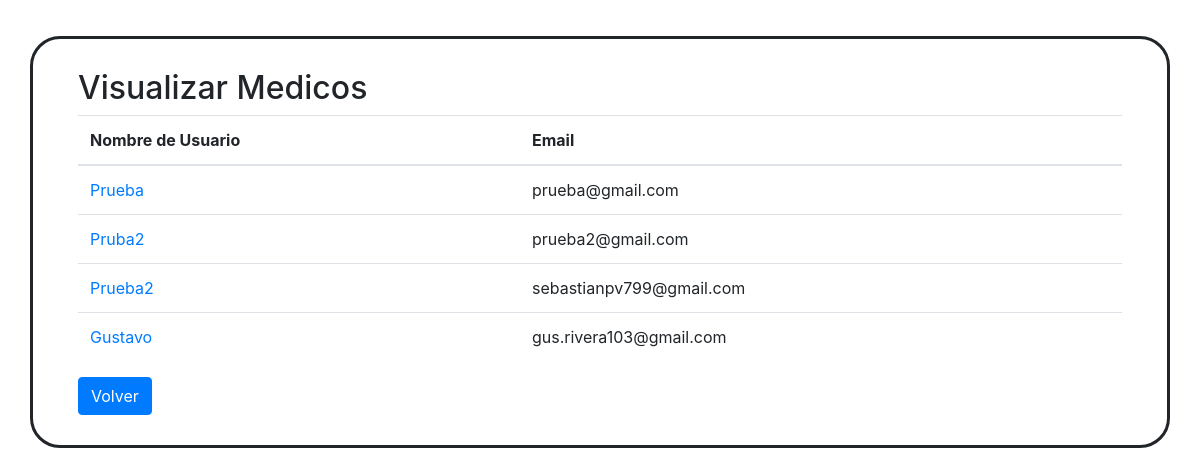
Screenshot of /Proyecto/listarMedicos.php (signed in) with the database file from the repository.
### tables this page shows
CREATE TABLE `usuarios` (
  `UserID` int(11) NOT NULL,
  `NombreUsuario` char(30) NOT NULL,
  `Rol` char(30) NOT NULL,
  `Email` char(30) NOT NULL,
  `Contraseña` char(200) NOT NULL
);

### htdocs/Proyecto/utils.php (called while the page is built, shortened)
<?php
    include_once 'model.php';
    function obtenerMedicos()
    {
        $con = mysqli_connect(HOST_DB,USUARIO_DB,USUARIO_PASS,NOMBRE_DB);
        $sql = "SELECT * FROM Usuarios WHERE Rol = 'medico'";
        $resultado = mysqli_query($con, $sql);
        $medicos=array();
        $i = 0;
        while($fila = mysqli_fetch_array($resultado))
        {
            $medico = new Usuario($fila['UserID'],$fila['NombreUsuario'],$fila['Email'], null, null);
            $medicos[$i] = $medico;
            $i += 1;
        }
        return $medicos;
    }
?>

### htdocs/Proyecto/model.php (called while the page is built, shortened)
<?php
    class Usuario
    {
        function __construct($id,$nombre, $correo, $contraseña,$rol)
        {
            $this->id = $id;
            $this->nombreUsuario = $nombre;
            $this->email = $correo;
        }
    }
?>

### htdocs/Proyecto/listarMedicos.php (the view, shortened to what this page needs)
<?php
    include_once 'utils.php';
    include_once 'model.php';
    $error = false;
    if($error == false)
    {
        $medicos = obtenerMedicos();
    }
?>
<!DOCTYPE html>
<html>
    <head>
        <link rel="stylesheet" href="https://stackpath.bootstrapcdn.com/bootstrap/4.5.0/css/bootstrap.min.css">
    </head>
    <body>
        <div class="container" style="border-radius: 30px;border: solid;padding: 30px;margin-top: 3%;">
            <div class="container">
                <h2>Visualizar Medicos</h2>
            </div>
            <div class="container">
                <table class="table">
                    <thead>
                        <tr>
                            <th scope="col">Nombre de Usuario</th>
                            <th scope="col">Email</th>
                        </tr>
                    </thead>
                    <tbody>
                        <?php
                            $cadena = "";
                            foreach($medicos as $m)
                            {
                                $cadena.="<tr>";
                                $cadena .= "<td><a href='perfil.php?id=".$m->id."'>".$m->nombreUsuario."</a></td>";
                                $cadena .= "<td>".$m->email."</td>";
                                $cadena .= "</tr>";
                            }
                            echo $cadena;
                        ?>
                    </tbody>
                </table>
            </div>
            <div class="container">
                <a href = "admin.php"><button class="btn btn-primary" type ="button">Volver</button></a>
            </div>
        </div>
    </body>
</html>

### rows the page displays
usuarios: NombreUsuario "Prueba", Email "prueba@gmail.com"
usuarios: NombreUsuario "Pruba2", Email "prueba2@gmail.com"
usuarios: NombreUsuario "Prueba2", Email "sebastianpv799@gmail.com"
usuarios: NombreUsuario "Gustavo", Email "gus.rivera103@gmail.com"
